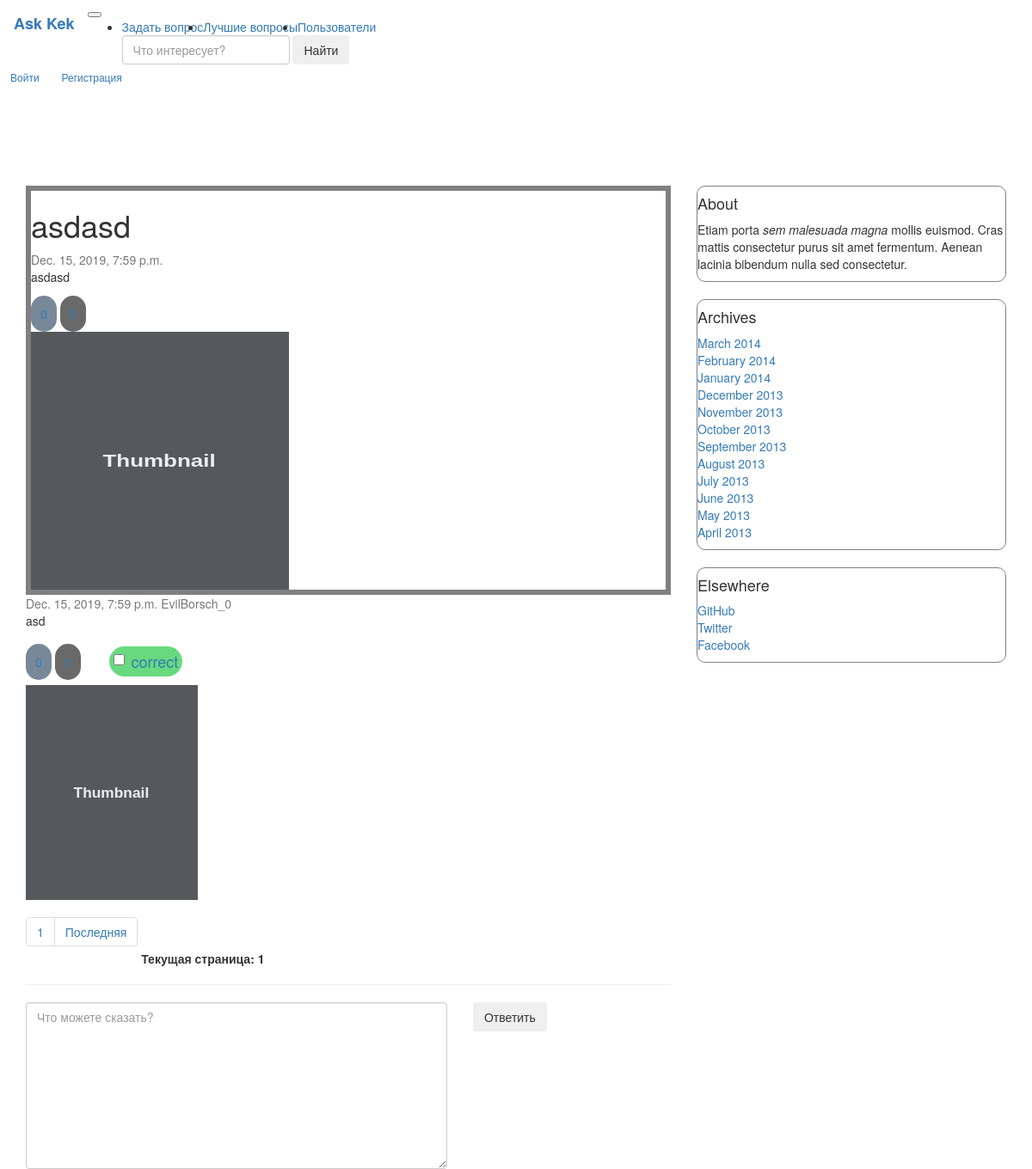
Before: /question/64 with the older database file.
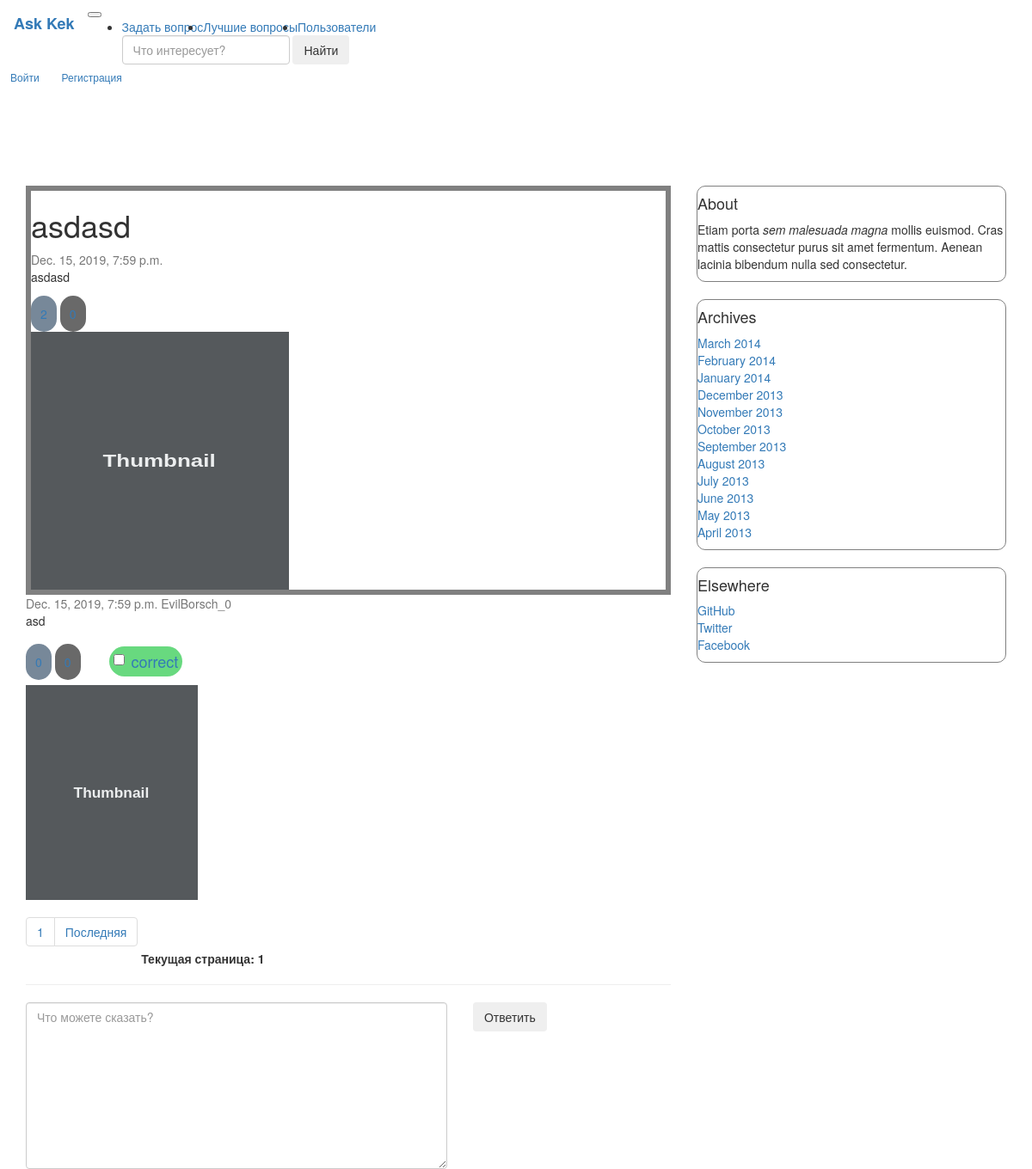
After: the same page with the newer database file.
### question/models.py (models this page shows, shortened)
class Article(models.Model):
    title = models.CharField(max_length=255, verbose_name='Заголовок')
    text = models.TextField(verbose_name='Текст')
    date_published = models.DateTimeField(verbose_name='Дата публикации', default=datetime.now(tz=timezone.utc),
                                          db_index=True)
    is_published = models.BooleanField(verbose_name='Опубликовано', default=True, blank=True)
    author = models.ForeignKey(
        Author,
        on_delete=models.CASCADE,
    )
    like = models.ManyToManyField(UserProfile, related_name="Article_like", blank=True)
    dislike = models.ManyToManyField(UserProfile, related_name="Article_dislike", blank=True)
    tags = models.ManyToManyField(Tags, blank=True)
    objects = ArticleManager()  # model manager
    class Meta:
        verbose_name = 'Статья'
        verbose_name_plural = 'Статьи'
        index_together = [('title', 'text')]
        unique_together = [('title', 'text')]

### question/views.py (the view, shortened to what this page needs)
# urls.py: path('question/<str:m_id>', views.one_question, name="one_question_url"),
def one_question(request, m_id):
    try:
        main_quest = models.Article.objects.get(pk=m_id)
    except (models.Article.DoesNotExist, ValueError):
        return render(request, "./question/404.html")
    answers = models.Answer.objects.by_question(m_id)
    paginated_data = paginate(answers, request)
    form = AnswerForm(author=Author.objects.get(pk=1), question_id=m_id)
    rendered_data = {"questions": paginated_data, "main_question": main_quest, "form": form}
    return render(request, "./question/one_question.html", rendered_data)

### question/forms.py (shortened to what this page needs)
class AnswerForm(ModelForm):
    class Meta:
        model = Answer
        fields = ['text']
    def __init__(self, author, question_id, *args, **kwargs):
        self.author = author
        self.question = Article.objects.get(pk=question_id)
        super().__init__(*args, **kwargs)

### question/models.py (called while the page is built)
    def __str__(self):
        return '{}_{}'.format(self.name, self.rating)

    def by_question(self, id):
        return self.filter(question=id)

### question/views.py (called while the page is built)
def paginate(objects_list, request):
    paginator = Paginator(list(objects_list), 4)
    page = request.GET.get('page')
    try:
        contacts = paginator.get_page(page)
    except PageNotAnInteger:
        contacts = paginator.page(1)
    except EmptyPage:
        contacts = paginator.page(paginator.num_pages)
    return contacts

### question/templates/question/one_question.html (shortened to what this page needs)
{% extends "question/index.html" %}
{% load static %}
{% block correct %}
    <a class="checkbox">
        <label>
            <input type="checkbox"
            <b>correct</b>
        </label>
    </a>
{% endblock %}
{% block title %}
    <link rel="stylesheet" href="{% static "question/one_question/my.css" %}">
    <div class="main_question">
        <div class="card flex-md-row mb-4 box-shadow h-md-250" id="big_question">
            <div class="card-body d-flex flex-column align-items-start">
                <h1>{{ main_question.title }} </h1>
                <div class="mb-1 text-muted">{{ main_question.date_published }}</div>
                <p class="card-text mb-auto">{{ main_question.text }}</p>
                <div class="fluid-container">
                    <a class="like" data-qid="{{ main_question.pk }}"
                       data-vote="inc">
                        {{ main_question.like.count }}
                    </a>
                    <a class="dislike" data-qid="{{ main_question.pk }}"
                       data-vote="dec">
                    </a>
                </div>
            </div>
            <img class="card-img-right flex-auto d-none d-md-block" data-src="holder.js/200x250?theme=thumb"
                 alt="Thumbnail [200x250]" style="width: 300px; height: 300px;"
                 data-holder-rendered="true">
        </div>
    </div>
{% endblock %}
{% block pre_paginator %}
    <hr size="8" color="gray">
    <form class="in" method="POST">
        <div class="row">
            <div class="col-xs-12 col-sm-6 col-md-8">
                <textarea class="form-control" rows="9" placeholder="Что можете сказать?" {{ form.text }}</textarea>
            </div>
            <div class="col-xs-6 col-md-2">
                <button class="btn btn-outline-success my-2 my-sm-0" type="submit">Ответить</button>
            </div>
        </div>
    </form>
{% endblock %}

Changed rows visible on the page:
changed Article "asdasd": like.count "0" → "2"
